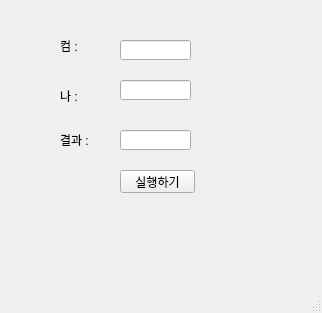
<?xml version="1.0" encoding="UTF-8"?>
<ui version="4.0">
 <class>MainWindow</class>
 <widget class="QMainWindow" name="MainWindow">
  <property name="geometry">
   <rect>
    <x>0</x>
    <y>0</y>
    <width>322</width>
    <height>313</height>
   </rect>
  </property>
  <property name="windowTitle">
   <string>MainWindow</string>
  </property>
  <widget class="QWidget" name="centralwidget">
   <widget class="QPushButton" name="pb">
    <property name="geometry">
     <rect>
      <x>120</x>
      <y>170</y>
      <width>75</width>
      <height>23</height>
     </rect>
    </property>
    <property name="text">
     <string>실행하기</string>
    </property>
   </widget>
   <widget class="QLineEdit" name="leCom">
    <property name="geometry">
     <rect>
      <x>120</x>
      <y>40</y>
      <width>71</width>
      <height>20</height>
     </rect>
    </property>
   </widget>
   <widget class="QLineEdit" name="leMine">
    <property name="geometry">
     <rect>
      <x>120</x>
      <y>80</y>
      <width>71</width>
      <height>20</height>
     </rect>
    </property>
   </widget>
   <widget class="QLineEdit" name="leResult">
    <property name="geometry">
     <rect>
      <x>120</x>
      <y>130</y>
      <width>71</width>
      <height>20</height>
     </rect>
    </property>
   </widget>
   <widget class="QLabel" name="lbCom">
    <property name="geometry">
     <rect>
      <x>60</x>
      <y>40</y>
      <width>56</width>
      <height>12</height>
     </rect>
    </property>
    <property name="text">
     <string>컴 : </string>
    </property>
   </widget>
   <widget class="QLabel" name="lbMine">
    <property name="geometry">
     <rect>
      <x>60</x>
      <y>90</y>
      <width>56</width>
      <height>12</height>
     </rect>
    </property>
    <property name="text">
     <string>나 :</string>
    </property>
   </widget>
   <widget class="QLabel" name="lbResult">
    <property name="geometry">
     <rect>
      <x>60</x>
      <y>130</y>
      <width>61</width>
      <height>20</height>
     </rect>
    </property>
    <property name="text">
     <string>결과 :</string>
    </property>
   </widget>
  </widget>
  <widget class="QMenuBar" name="menubar">
   <property name="geometry">
    <rect>
     <x>0</x>
     <y>0</y>
     <width>322</width>
     <height>21</height>
    </rect>
   </property>
  </widget>
  <widget class="QStatusBar" name="statusbar"/>
 </widget>
 <resources/>
 <connections/>
</ui>
